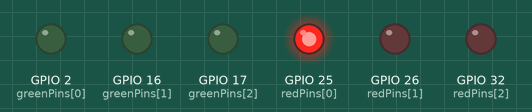
Recording of a sketch running on a simulated ESP32. On the bench: output pins drawn as LEDs (lit = HIGH).

Above: at 0.15 s.
At 0.75 s:
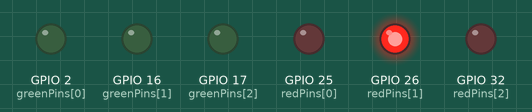
At 1.05 s:
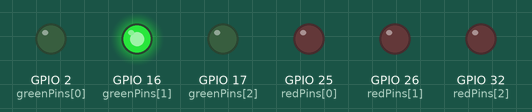
At 1.35 s:
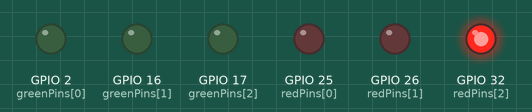
At 2.25 s:
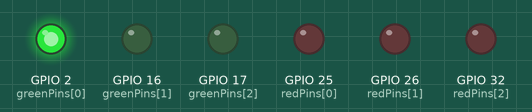
At 3.45 s:
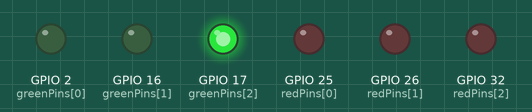
Timing chart, 0 to 4.1 s (numbered marks = the images above):
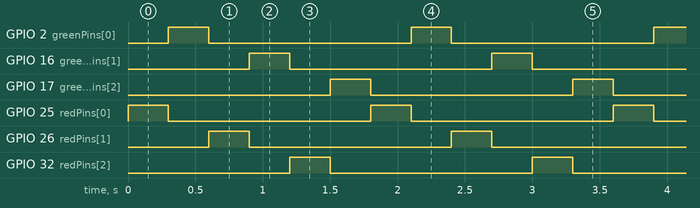

The sketch:

test_leds.ino
```cpp
// Test sketch — 3x Red + 3x Green LED only
// Verifies wiring/pin order by cycling each LED on then off in sequence

const uint8_t redPins[]   = { 25, 26, 32 }; // Slot Front, Left, Right
const uint8_t greenPins[] = { 2, 16, 17 };  // Slot Front, Left, Right
const int NUM_LEDS = 3;

void setup() {
  for (int i = 0; i < NUM_LEDS; i++) {
    pinMode(redPins[i], OUTPUT);
    pinMode(greenPins[i], OUTPUT);
    digitalWrite(redPins[i], LOW);
    digitalWrite(greenPins[i], LOW);
  }
}

void loop() {
  for (int i = 0; i < NUM_LEDS; i++) {
    digitalWrite(redPins[i], HIGH);
    delay(300);
    digitalWrite(redPins[i], LOW);
    digitalWrite(greenPins[i], HIGH);
    delay(300);
    digitalWrite(greenPins[i], LOW);
  }
}
```

Measured:
- by itself, GPIO 2 (greenPins[0]), GPIO 16 (greenPins[1]), GPIO 17 (greenPins[2]), GPIO 25 (redPins[0]), GPIO 26 (redPins[1]), GPIO 32 (redPins[2]): alternates HIGH for 0.30 s and LOW for 1.5 s
- by itself, everything shown: repeats every 1.8 s, in 7 steps
